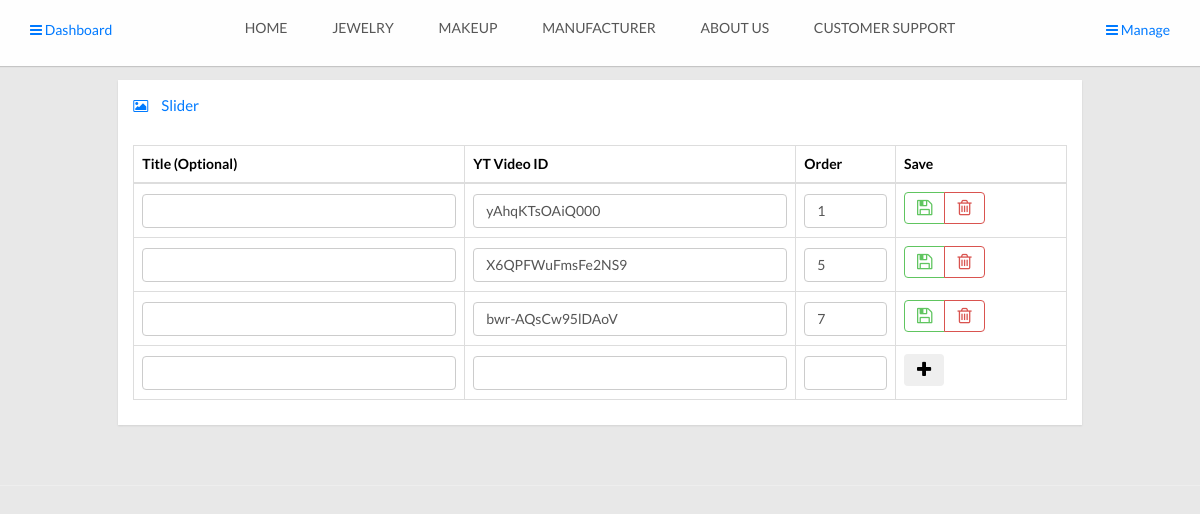
Page /admin757/index.php (signed in) on the committed database.
### tables this page shows
CREATE TABLE IF NOT EXISTS `pages` (
  `id` int(11) NOT NULL AUTO_INCREMENT,
  `name` text NOT NULL,
  `slug` varchar(90) NOT NULL,
  `metak` text,
  `metad` text,
  `cover` text,
  `post` text,
  `res` int(11) NOT NULL DEFAULT '0',
  `ordr` int(11) NOT NULL,
  PRIMARY KEY (`id`),
  UNIQUE KEY `slug` (`slug`)
);

CREATE TABLE IF NOT EXISTS `slider` (
  `id` int(11) NOT NULL AUTO_INCREMENT,
  `name` text,
  `vid` text,
  `ordr` int(11) DEFAULT NULL,
  PRIMARY KEY (`id`)
);

### admin757/index.php (the view, shortened to what this page needs)
<html>
<head>
  <?php include('include/head.php') ?>
  <?php $link = $_GET['page_name'] ?>
</head>
<body onload="showtoast()" class="page-header-fixed bg-1 layout-boxed">
  <div class="modal-shiftfix">
    <?php include('include/header.php') ?>
    <div class="container-fluid main-content">
      <div class="row">
        <div class="col-lg-1">
        </div>
        <div class="col-lg-10">
          <div class="widget-container fluid-height clearfix">
            <div class="heading" style="text-transform: capitalize;">
              <i class="fa fa-picture-o"></i> Slider
            </div>
            <div class="widget-content padded clearfix">
              <table class="table table-bordered">
                <thead>
                  <th>
                   Title (Optional)
                 </th>
                 <th>
                  YT Video ID
                </th>
                <th style="max-width: 60px;">
                  Order
                </th>
                <th class="hidden-xs">
                  Save
                </th>
              </thead>
              <tbody>
                <?php
                $rows =mysqli_query($con,"SELECT * FROM slider  ORDER BY ordr" ) or die(mysqli_error($con));
                $n=0;
                while($row=mysqli_fetch_array($rows)){
                  $name = $row['name'];
                  $vid = $row['vid'];
                  $ordr = $row['ordr'];
                  $id = $row['id'];
                  ?>
                  <form method="post" action="" enctype="multipart/form-data">
                    <tr>
                      <td>
                        <input type="text" class="form-control" name="name<?php echo $n ?>" value="<?php echo $name ?>">
                      </td>
                      <td>
                        <input type="text" class="form-control" name="vid<?php echo $n ?>" value="<?php echo $vid ?>">
                      </td>
                      <td  style="max-width: 60px;">
                        <input type="text" class="form-control" name="ordr<?php echo $n ?>" value="<?php echo $ordr ?>">
                      </td>
                      <td>
                        <div class="btn-group">
                          <button type="submit" name="savecat<?php echo $n ?>" class="btn btn-success-outline" value="<?php echo $id ?>"> <i class="fa fa-save"></i></button>
                          <button type="submit" name="delcat<?php echo $n ?>" class="btn btn-danger-outline" value="<?php echo $id ?>"> <i class="fa fa-trash-o"></i></button>
                        </div>
                      </td>
                    </tr>
                  </form>
                  <?php $n++; } ?>
                  <form method="post" action="" enctype="multipart/form-data">
                    <tr>
                      <td>
                        <input type="text" class="form-control" name="newname" value="">
                      </td>
                      <td>
                        <input type="text" class="form-control" name="newvid" value="">
                      </td>
                      <td  style="max-width: 60px;">
                        <input type="text" class="form-control" name="newordr" value="">
                      </td>
                      <td>
                        <div class="btn-group">
                          <button type="submit" name="addcat" class="btn btn btn-outline"> <i class="fa fa-plus"></i></button>
                        </div>
                      </td>
                    </tr>
                  </form>
                </tbody>
              </table>
            </div>
          </div>
        </div>
      </div>
    </div>
<hr>
</body>
</html>

### admin757/include/header.php
<div class="navbar navbar-fixed-top">
    <div class="container-fluid main-nav clearfix">
    <div class="nav-collapse">
      <ul class="nav">
        <a href="manages">
        <span class="upr" style="position: fixed;left: 30px;top: 20px;"><i class="fa fa-bars" ></i> Dashboard</span></a>
        <?php
        $rows =mysqli_query($con,"SELECT name,slug,res FROM pages  ORDER BY ordr" ) or die(mysqli_error($con));
          while($row=mysqli_fetch_array($rows)){
            $slug = $row['slug'];
            $name = $row['name'];
            $res = $row['res'];
            ?>
        <li>
          <a <?php if($link==$slug) echo'class="current"' ;?> href="<?php if($res==0) echo'cpages-' ;?><?php echo $slug ?>"></span><?php echo $name ?></a>
        </li>
        <?php } ?>
      <a href="manages">
      <span class="upr" style="position: fixed;right: 30px;top: 20px;"><i class="fa fa-bars" ></i> Manage</span></a>
      </ul>
    </div>
  </div>
</div>

### admin757/stylesheets/color/green.css (style rules this page uses)
a { color: #60c560; }
.widget-container .heading { color: #60c560; }

### admin757/stylesheets/color/orange.css (style rules this page uses)
a { color: #f0ad4e; }
.widget-container .heading { color: #f0ad4e; }

### admin757/stylesheets/color/magenta.css (style rules this page uses)
a { color: #c741c9; }
.widget-container .heading { color: #c741c9; }

### admin757/stylesheets/color/gray.css (style rules this page uses)
a { color: #999999; }
.widget-container .heading { color: #999999; }

### admin757/include/head.php (style rules this page uses)
.btn { font-size: 18px; }
table { width: 100%; }

### rows in the picture
pages: name "HOME"
pages: name "JEWELRY"
pages: name "MAKEUP"
pages: name "MANUFACTURER"
pages: name "ABOUT US"
pages: name "CUSTOMER SUPPORT"
slider: vid "yAhqKTsOAiQ000", ordr "1", $id 6 (drawn)
slider: vid "X6QPFWuFmsFe2NS9", ordr "5", $id 4 (drawn)
slider: vid "bwr-AQsCw95lDAoV", ordr "7", $id 5 (drawn)
